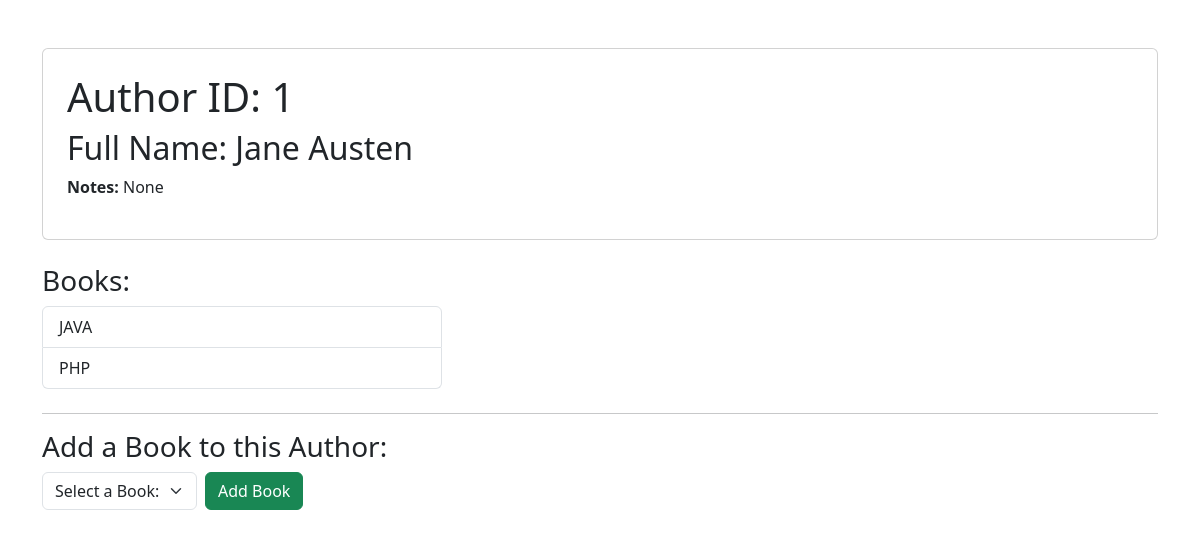
The app's page /authors/1/ with its own data.
### Author_book_app/models.py (models this page shows, shortened)
class Author(models.Model):
    first_name = models.CharField(max_length=255, null=True)
    last_name = models.CharField(max_length=255, null=True)
    book_author = models.ManyToManyField(Book, related_name="authors")
    notes = models.TextField(null=True)
    created_at = models.DateTimeField(auto_now_add=True)
    updated_at = models.DateTimeField(auto_now=True)

class Book(models.Model):
    title = models.CharField(max_length=255, null=True)
    desc = models.TextField(null=True)
    created_at = models.DateTimeField(auto_now_add=True)
    updated_at = models.DateTimeField(auto_now=True)

### Author_book_app/views.py (the view)
# urls.py: path('authors/<int:id>/', views.view_author, name='view_author'),
def view_author(request,id):
    this_author = Author.objects.get(id=id)
    if request.method == 'POST':
        book_id=request.POST['book_id']
        this_book = Book.objects.get(id=book_id)
        this_author.book_author.add(this_book)
        return redirect(f'/authors/{id}')
    context={
        'author':this_author,
        'book_authors':this_author.book_author.all(),
        'other_books':Book.objects.exclude(authors=this_author)
    }
    return render(request, "author_show.html", context)

### Author_book_app/templates/author_show.html (shortened to what this page needs)
<!DOCTYPE html>
<html lang="en">
<head>
    <link href="https://cdn.jsdelivr.net/npm/bootstrap@5.3.3/dist/css/bootstrap.min.css" rel="stylesheet">
</head>
<body class="container mt-5">
    <div class="card p-4 mb-4">
        <h1>Author ID: {{ author.id }}</h1>
        <h2>Full Name: {{ author.first_name }} {{ author.last_name }}</h2>
        <p><strong>Notes:</strong> {{ author.notes }}</p>
    </div>
    <h3>Books:</h3>
    <ul class="list-group mb-4" style="max-width: 400px;">
        {% for book in book_authors %}
            <li class="list-group-item">{{ book.title }}</li>
        {% empty %}
            <li class="list-group-item text-muted">This author hasn't written any books yet.</li>
        {% endfor %}
    </ul>
    <hr>
    <h3>Add a Book to this Author:</h3>
    <form action="/authors/{{ author.id }}/" method="post" class="row g-2 align-items-center">
        <div class="col-auto">
            <select name="book_id" class="form-select" required>
                <option value="" disabled selected>Select a Book:</option>
            </select>
        </div>
        <div class="col-auto">
            <button type="submit" class="btn btn-success">Add Book</button>
        </div>
    </form>
</body>
</html>

### records on screen
Author: id "1", first_name "Jane", last_name "Austen", notes "None"
Book: title "JAVA"
Book: title "PHP"
